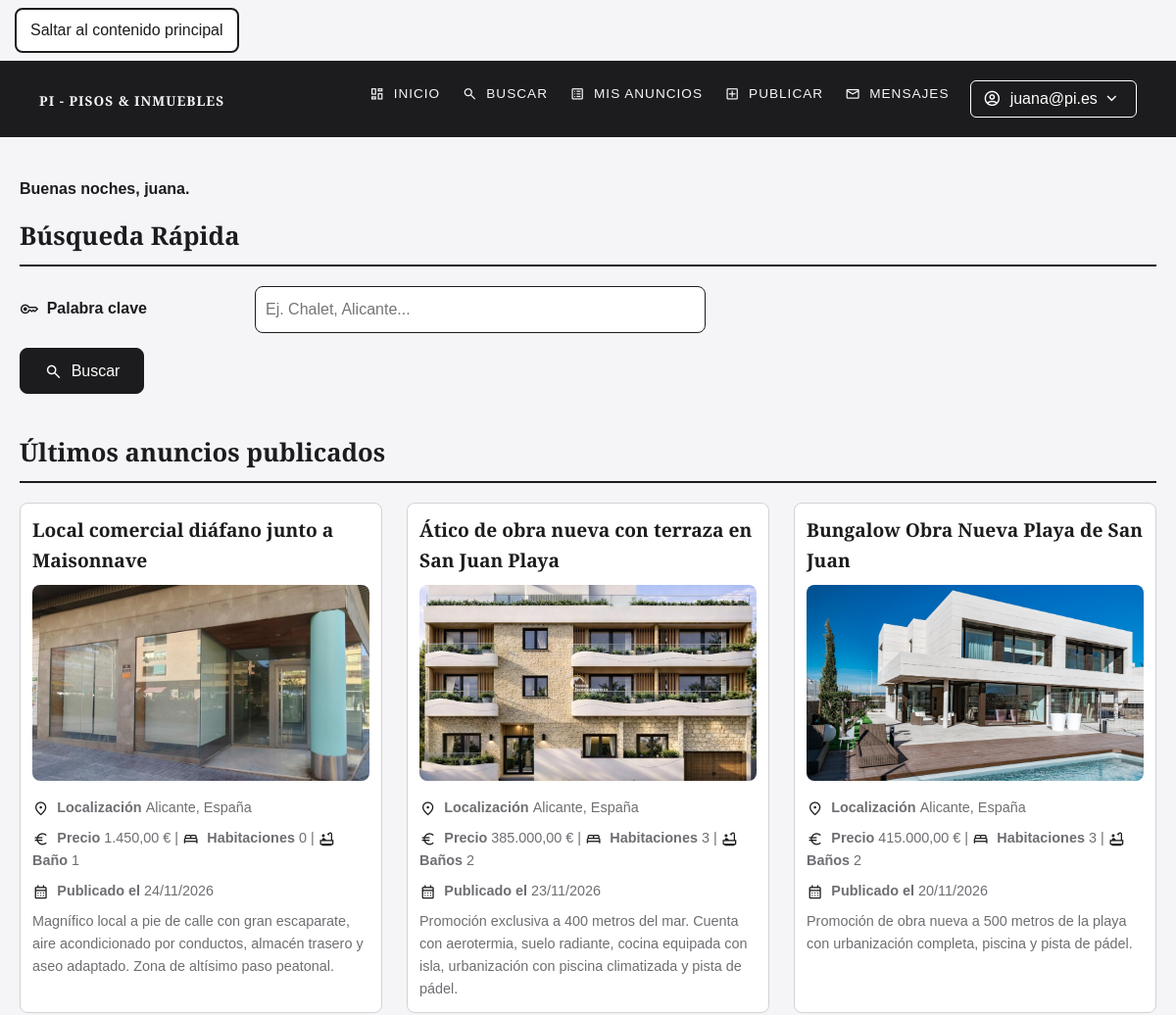
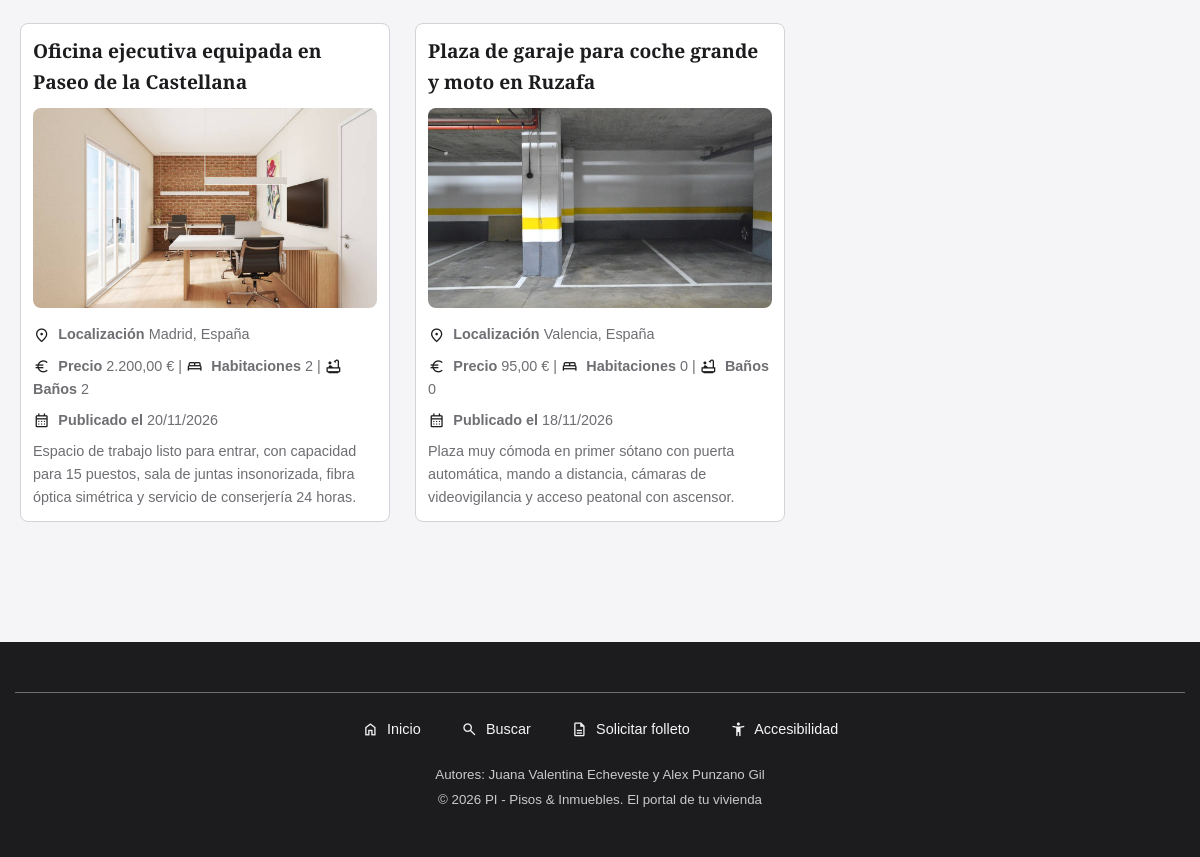
Screenshot of /index_sesion.php (signed in) with the database file from the repository (2 pictures, top to bottom).
### tables this page shows
CREATE TABLE `usuarios` (
  `IdUsuario` int(11) NOT NULL,
  `NomUsuario` varchar(15) NOT NULL,
  `Clave` varchar(255) NOT NULL,
  `Email` varchar(254) NOT NULL,
  `Sexo` tinyint(4) DEFAULT NULL,
  `FNacimiento` date DEFAULT NULL,
  `Ciudad` varchar(100) DEFAULT NULL,
  `Pais` int(11) DEFAULT NULL,
  `Foto` varchar(255) DEFAULT NULL,
  `FRegistro` timestamp NOT NULL DEFAULT current_timestamp(),
  `Estilo` int(11) DEFAULT NULL
);

CREATE TABLE `anuncios` (
  `IdAnuncio` int(11) NOT NULL,
  `TAnuncio` tinyint(4) NOT NULL,
  `TVivienda` tinyint(4) NOT NULL,
  `FPrincipal` varchar(255) DEFAULT NULL,
  `Alternativo` varchar(255) NOT NULL,
  `Titulo` varchar(150) NOT NULL,
  `Precio` decimal(10,2) NOT NULL,
  `Texto` text DEFAULT NULL,
  `Ciudad` varchar(100) DEFAULT NULL,
  `Pais` int(11) DEFAULT NULL,
  `Superficie` float DEFAULT NULL,
  `NHabitaciones` int(11) DEFAULT NULL,
  `NBanyos` int(11) DEFAULT NULL,
  `Planta` int(11) DEFAULT NULL,
  `Anyo` int(11) DEFAULT NULL,
  `FRegistro` timestamp NOT NULL DEFAULT current_timestamp(),
  `Usuario` int(11) NOT NULL
);

CREATE TABLE `paises` (
  `IdPais` int(11) NOT NULL,
  `NomPais` varchar(100) NOT NULL
);

### includes/lib/fechas.php (called while the page is built, shortened)
<?php
function saludoPorHora(): string
{
    $hora = (int)date('G');
    return 'Buenas noches';
}

### includes/lib/html.php (called while the page is built, shortened)
<?php
function e($texto): string
{
    return htmlspecialchars((string)$texto, ENT_QUOTES | ENT_SUBSTITUTE, 'UTF-8');
}
function euros($cantidad): string
{
    return number_format((float)$cantidad, 2, ',', '.') . ' €';
}

### includes/repositorios/carga_usuarios.php (called while the page is built, shortened)
<?php
function buscarUsuario(string $identificador): ?array
{
    $identificador = trim($identificador);
    try {
        $mysqli = conectar_DB();
        $sql = "SELECT u.IdUsuario,
                       u.NomUsuario,
                       u.Clave,
                       u.Email,
                       u.Sexo,
                       u.FNacimiento,
                       u.Ciudad,
                       u.Pais,
                       u.Foto,
                       u.FRegistro,
                       u.Estilo AS id_estilo,
                       e.Nombre AS nombre_estilo,
                       e.Fichero AS fichero_estilo
                FROM Usuarios u
                LEFT JOIN Estilos e ON u.Estilo = e.IdEstilo
                WHERE u.Email = ? OR u.NomUsuario = ?
                LIMIT 1";
        $stmt = $mysqli->prepare($sql);
        $stmt->bind_param('ss', $identificador, $identificador);
        $stmt->execute();
        $resultado = $stmt->get_result();
        $fila = $resultado->fetch_assoc();
        return [
            'id'             => (int)$fila['IdUsuario'],
            'nombre'         => $fila['NomUsuario'],
            'password'       => $fila['Clave'],
            'email'          => $fila['Email'],
            'sexo'           => $fila['Sexo'],
            'fnacimiento'    => $fila['FNacimiento'],
            'ciudad'         => $fila['Ciudad'],
            'pais'           => $fila['Pais'],
            'foto'           => $fila['Foto'],
            'fregistro'      => $fila['FRegistro'],
            'id_estilo'      => $fila['id_estilo'] !== null ? (int)$fila['id_estilo'] : null,
            'estilo'         => $fila['fichero_estilo'] ?? null,
        ];
    } catch (Throwable $e) {
        error_log('Error en buscarUsuario: ' . $e->getMessage());
        return null;
    } finally {
        if (isset($mysqli) && $mysqli instanceof mysqli) {
            $mysqli->close();
        }
    }
}

### includes/lib/auth.php (called while the page is built, shortened)
<?php
require_once __DIR__ . '/url.php';
function usuarioActual(): ?array
{
    static $actual = false;
    if ($actual !== false) {
        return $actual;
    }
    $actual = null;
    if (!empty($_SESSION['usuario'])) {
        $actual = buscarUsuario((string)$_SESSION['usuario']);
    }
    return $actual;
}
function requiereUsuario(): array
{
    $usuario = usuarioActual();
    return $usuario;
}

### includes/repositorios/carga_anuncios.php (called while the page is built, shortened)
<?php
function obtenerUltimosAnuncios(int $limite = 5): array
{
    try {
        $mysqli = conectar_DB();
        $sql = "SELECT a.IdAnuncio,
                       a.TAnuncio,
                       ta.NomTAnuncio AS tipo_anuncio,
                       a.TVivienda,
                       tv.NomTVivienda AS tipo_vivienda,
                       a.FPrincipal,
                       a.Alternativo,
                       a.Titulo,
                       a.Precio,
                       a.Texto,
                       a.Ciudad,
                       a.Pais AS id_pais,
                       p.NomPais AS pais,
                       a.NHabitaciones,
                       a.NBanyos,
                       a.FRegistro,
                       a.Usuario AS id_usuario,
                       u.NomUsuario AS usuario
                FROM Anuncios a
                INNER JOIN TiposAnuncios ta ON a.TAnuncio = ta.IdTAnuncio
                INNER JOIN TiposViviendas tv ON a.TVivienda = tv.IdTVivienda
                INNER JOIN Paises p ON a.Pais = p.IdPais
                INNER JOIN Usuarios u ON a.Usuario = u.IdUsuario
                ORDER BY a.FRegistro DESC, a.IdAnuncio DESC
                LIMIT ?";
        $stmt = $mysqli->prepare($sql);
        $stmt->bind_param('i', $limite);
        $stmt->execute();
        $resultado = $stmt->get_result();
        $anuncios = [];
        while ($fila = $resultado->fetch_assoc()) {
            $anuncios[] = [
                'id'             => (int)$fila['IdAnuncio'],
                'id_tanuncio'    => (int)$fila['TAnuncio'],
                'tipo_anuncio'   => $fila['tipo_anuncio'],
                'id_tvivienda'   => (int)$fila['TVivienda'],
                'tipo_vivienda'  => $fila['tipo_vivienda'],
                'foto_principal' => $fila['FPrincipal'],
                'alternativo'    => $fila['Alternativo'],
                'titulo'         => $fila['Titulo'],
                'precio'         => (float)$fila['Precio'],
                'descripcion'    => $fila['Texto'],
                'ciudad'         => $fila['Ciudad'],
                'id_pais'        => (int)$fila['id_pais'],
                'pais'           => $fila['pais'],
                'habitaciones'   => $fila['NHabitaciones'] !== null ? (int)$fila['NHabitaciones'] : 0,
                'banos'          => $fila['NBanyos'] !== null ? (int)$fila['NBanyos'] : 0,
                'fecha'          => $fila['FRegistro'],
                'id_usuario'     => (int)$fila['id_usuario'],
                'usuario'        => $fila['usuario'],
            ];
        }
        return $anuncios;
    } catch (Throwable $e) {
        echo '<p style="color:red">Error SQL: ' . htmlspecialchars($e->getMessage()) . '</p>';
        error_log('Error en obtenerUltimosAnuncios: ' . $e->getMessage());
        return [];
    } finally {
        if (isset($mysqli) && $mysqli instanceof mysqli) {
            $mysqli->close();
        }
    }
}

### includes/lib/url.php (called while the page is built, shortened)
<?php
function urlPrivada(string $pagina, array $params = []): string
{
    unset($params['usuario']);
    return $pagina . (!empty($params)
        ? '?' . http_build_query($params)
        : '');
}

### index_sesion.php (the view, shortened to what this page needs)
<?php
$usuario = requiereUsuario();
$ultimosAnuncios = obtenerUltimosAnuncios(5);
require_once "includes/layout/cabecera.php";
require_once "includes/layout/inicio.php";
?>
<p class="mensaje-bienvenida">
    <b><?= e(saludoPorHora()); ?>, <?= e($usuario['nombre']); ?>.</b>
</p>
<section id="busqueda-rapida">
    <h2>Búsqueda Rápida</h2>
    <form action="resultado_busqueda.php" method="get">
        <p>
            <label for="texto_busqueda">
                <span class="material-symbols-outlined" aria-hidden="true">key</span>
                Palabra clave
            </label>
            <input type="text" id="texto_busqueda" name="texto_busqueda" placeholder="Ej. Chalet, Alicante...">
        </p>
        <button type="submit">
            <span class="material-symbols-outlined" aria-hidden="true">search</span>
            Buscar
        </button>
    </form>
</section>
<section>
    <h2>Últimos anuncios publicados</h2>
    <?php if (empty($ultimosAnuncios)): ?>
        <p>Todavía no hay anuncios publicados en la base de datos.</p>
    <?php else: ?>
        <ul class="cards-grid">
            <?php foreach ($ultimosAnuncios as $anuncio): ?>
                <?php
                $fechaOk = !empty($anuncio['fecha']) ? date('d/m/Y', strtotime($anuncio['fecha'])) : '';
                $altFoto = !empty($anuncio['alternativo']) ? $anuncio['alternativo'] : $anuncio['titulo'];
                ?>
                <li class="card">
                    <h3>
                        <a href="<?= e(urlPrivada('anuncio.php', ['id' => $anuncio['id']])); ?>">
                            <?= e($anuncio['titulo']); ?>
                        </a>
                    </h3>
                    <img src="<?= e($anuncio['foto_principal']); ?>"
                         alt="<?= e($altFoto); ?>"
                         width="150"
                         height="100">
                    <p>
                        <b>
                            <span class="material-symbols-outlined" aria-hidden="true">location_on</span>
                            Localización
                        </b>
                        <?= e($anuncio['ciudad']); ?>, <?= e($anuncio['pais']); ?>
                    </p>
                    <p>
                        <b>
                            <span class="material-symbols-outlined" aria-hidden="true">euro</span>
                            Precio
                        </b>
                        <?= euros($anuncio['precio']); ?> |
                        <b>
                            <span class="material-symbols-outlined" aria-hidden="true">bed</span>
                            Habitaciones
                        </b>
                        <?= (int)$anuncio['habitaciones']; ?> |
                        <b>
                            <span class="material-symbols-outlined" aria-hidden="true">bathtub</span>
                            <?= (int)$anuncio['banos'] === 1 ? 'Baño' : 'Baños'; ?>
                        </b>
                        <?= (int)$anuncio['banos']; ?>
                    </p>
                    <p>
                        <b>
                            <span class="material-symbols-outlined" aria-hidden="true">calendar_month</span>
                            Publicado el
                        </b>
                        <?= e($fechaOk); ?>
                    </p>
                    <p>
                        <?= e($anuncio['descripcion']); ?>
                    </p>
                </li>
            <?php endforeach; ?>
        </ul>
    <?php endif; ?>
</section>
<?php
require_once "includes/layout/pie.php";
?>

### css/noche.css (style rules this page uses)
:root { color-scheme: dark; --color-principal: #e4e4e7; --color-suave: #a1a1aa; --color-fondo: #121214; --color-blanco: #1e1e22; --color-borde: #3a3a40; --color-foco: #8ab4ff; --color-error: #ff8a8a; }
input, select, textarea { color: var(--color-principal); }

### css/contraste.css (style rules this page uses)
:root { --color-principal: #000000; --color-suave: #303034; --color-fondo: #ffffff; --color-blanco: #ffffff; --color-borde: #000000; --color-foco: #0033cc; }
header a, footer a, main a, .card h3 a { text-decoration: underline; }
.card, .conBorde, fieldset { border-width: 2px; }

### css/letra-grande.css (style rules this page uses)
html { font-size: 125%; }
body { font-size: 1rem; line-height: 1.8; font-family: 'Inter', Arial, sans-serif; }
h1, h2, h3, caption { font-family: 'Playfair Display', Georgia, serif; }
p { margin-bottom: 1.2rem; }
main p, main li { max-width: 70ch; }
@media (min-width: 600px) { form p { grid-template-columns: 280px 1fr; } }
@media (min-width: 900px) { .cards-grid { grid-template-columns: repeat(2, 1fr); } }

### css/impresion.css (style rules this page uses)
body { background-color: #ffffff; color: black; font-family: Georgia, "Times New Roman", serif; font-size: 12pt; line-height: 1.4; }
header nav, footer nav, footer hr, .enlace-saltar, form, #boton_costes, #acceso, #busqueda-rapida, span.material-symbols-outlined, input[type = "color"], .fotos h3, .fotos .miniatura { display: none; }
h1, h2, h3 { font-family: Georgia, "Times New Roman", serif; color: #000000; break-after: avoid; page-break-after: avoid; }
h2 { font-size: 16pt; border-bottom: 1pt solid #000000; margin-bottom: 0.4cm; }
h3 { font-size: 13pt; margin-bottom: 0.2cm; }
p, li { orphans: 3; widows: 3; }
p { margin-bottom: 0.3cm; }
ul { padding-left: 1cm; }
a { color: #003399; text-decoration: underline; }
main a[href]:not([href^="#"])::after { content: " (" attr(href) ")"; font-size: 10pt; color: #000000; }
img { max-width: 100%; height: auto; }
.cards-grid { display: block; list-style: none; padding: 0; }
.card { border: 1pt solid #000000; padding: 0.3cm; margin-bottom: 0.5cm; break-inside: avoid; page-break-inside: avoid; }
.card img { display: block; width: 5cm; height: auto; margin: 0.2cm 0; }
.card p { margin-bottom: 0.15cm; }

### css/variables.css (style rules this page uses)
:root { --color-principal: #1c1c1e; --color-suave: #6e6e73; --color-fondo: #f5f5f7; --color-blanco: #ffffff; --color-borde: #d2d2d7; --color-foco: #2f6fed; --color-error: #b00200; --fuente-titulos: 'Playfair Display', Georgia, serif; --fuente-texto: 'Inter', Arial, sans-serif; --radio: 8px; }

### css/base.css (style rules this page uses)
* { margin: 0; padding: 0; box-sizing: border-box; }
body { background: var(--color-fondo); color: var(--color-principal); font-size: 1rem; line-height: 1.6; font-family: Arial, sans-serif; }
h1, h2, h3 { font-family: var(--fuente-titulos); }
h2 { font-size: 1.6rem; margin-bottom: 20px; }
h3 { font-size: 1.2rem; margin-bottom: 10px; }
p { margin-bottom: 15px; }
main ul { margin-bottom: 15px; padding-left: 25px; }
a { color: var(--color-principal); }
img { max-width: 100%; height: auto; }
span.material-symbols-outlined { font-size: 1.2em; vertical-align: middle; margin-right: 4px; }

### css/layout.css (style rules this page uses)
main h2 { border-bottom: 2px solid var(--color-principal); padding-bottom: 8px; }
section { margin-bottom: 40px; }
.cards-grid { list-style: none; padding: 0; display: grid; grid-template-columns: 1fr; gap: 20px; }
.card { background: var(--color-blanco); border: 1px solid var(--color-borde); border-radius: var(--radio); padding: 12px; }
.card img { width: 100%; height: 200px; object-fit: cover; border-radius: var(--radio); }
.card h3 { margin-bottom: 10px; }
.card h3 a { text-decoration: none; }
.card p { color: var(--color-suave); font-size: 0.9rem; margin: 8px 0 0; }
.card span.material-symbols-outlined { color: var(--color-principal); }

### css/formularios.css (style rules this page uses)
form { max-width: 700px; }
form label { display: block; font-weight: 600; margin-bottom: 5px; }
input, select, textarea { width: 100%; background: var(--color-blanco); border: 1px solid var(--color-principal); border-radius: var(--radio); padding: 10px; font: inherit; }
button { background: var(--color-principal); color: var(--color-blanco); border: 1px solid var(--color-principal); border-radius: var(--radio); padding: 10px 24px; font: inherit; cursor: pointer; margin-right: 10px; }

### css/responsive.css (style rules this page uses)
@media (min-width: 600px) { .cards-grid { grid-template-columns: repeat(2, 1fr); gap: 25px; } }
@media (min-width: 600px) { form p { display: grid; grid-template-columns: 220px 1fr; column-gap: 20px; } }
@media (min-width: 600px) { form p label { margin-bottom: 0; padding-top: 10px; } }
@media (min-width: 900px) { .cards-grid { grid-template-columns: repeat(3, 1fr); } }

### rows the page displays
usuarios: NomUsuario "juana"
anuncios: Titulo "Local comercial diáfano junto a Maisonnave", FPrincipal (picture), Ciudad "Alicante", Pais.NomPais "España", Precio "1.450,00 €", NHabitaciones "0", shows "Baño", banos "1", FRegistro "24/11/2026", Texto "Magnífico local a pie de calle con gran escaparate, aire acondicionado por conductos, almacén trasero y aseo adaptado. Zona de altísimo paso peatonal."
anuncios: Titulo "Ático de obra nueva con terraza en San Juan Playa", FPrincipal (picture), Ciudad "Alicante", Pais.NomPais "España", Precio "385.000,00 €", NHabitaciones "3", shows "Baños", NBanyos "2", FRegistro "23/11/2026", Texto "Promoción exclusiva a 400 metros del mar. Cuenta con aerotermia, suelo radiante, cocina equipada con isla, urbanización con piscina climatizada y pista de pádel."
anuncios: Titulo "Bungalow Obra Nueva Playa de San Juan", FPrincipal (picture), Ciudad "Alicante", Pais.NomPais "España", Precio "415.000,00 €", NHabitaciones "3", shows "Baños", NBanyos "2", FRegistro "20/11/2026", Texto "Promoción de obra nueva a 500 metros de la playa con urbanización completa, piscina y pista de pádel."
anuncios: Titulo "Oficina ejecutiva equipada en Paseo de la Castellana", FPrincipal (picture), Ciudad "Madrid", Pais.NomPais "España", Precio "2.200,00 €", NHabitaciones "2", shows "Baños", NBanyos "2", FRegistro "20/11/2026", Texto "Espacio de trabajo listo para entrar, con capacidad para 15 puestos, sala de juntas insonorizada, fibra óptica simétrica y servicio de conserjería 24 horas."
anuncios: Titulo "Plaza de garaje para coche grande y moto en Ruzafa", FPrincipal (picture), Ciudad "Valencia", Pais.NomPais "España", Precio "95,00 €", NHabitaciones "0", shows "Baños", NBanyos "0", FRegistro "18/11/2026", Texto "Plaza muy cómoda en primer sótano con puerta automática, mando a distancia, cámaras de videovigilancia y acceso peatonal con ascensor."

### other values shown
$_SESSION['usuario'] "juana@pi.es"
saludoPorHora() "Buenas noches"
